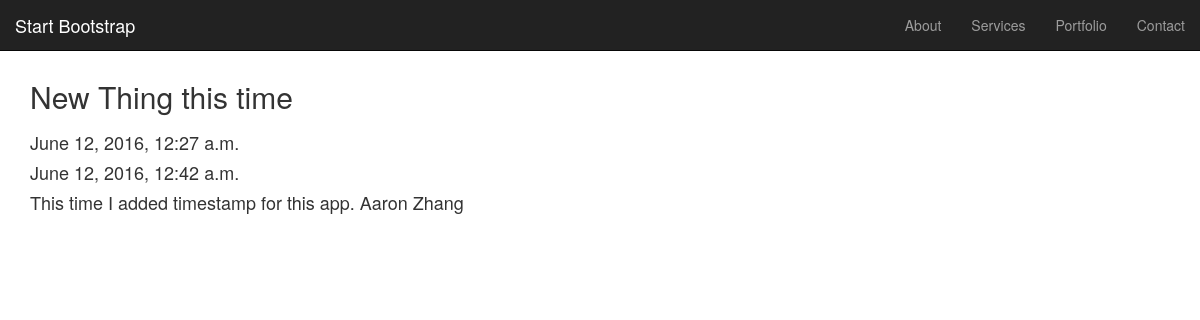
Page /posts/1/ on the earlier database version.
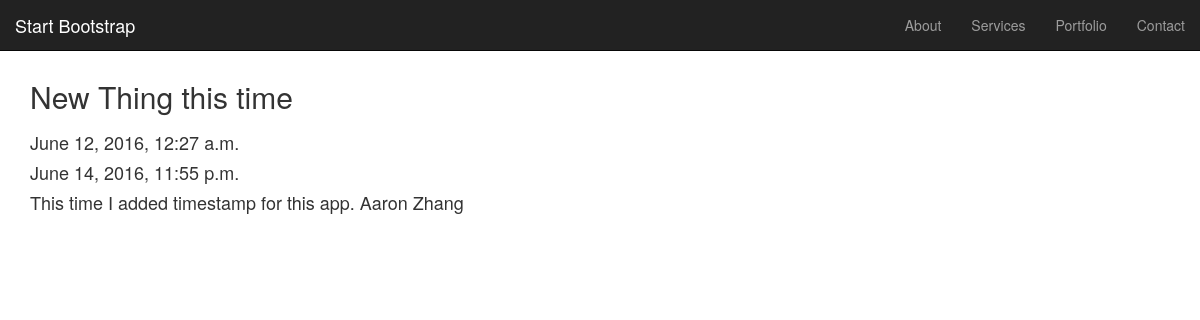
Same page on the later database version.
### posts/models.py (models this page shows, shortened)
class Post(models.Model):
    title = models.CharField(max_length=120)
    content = models.TextField()
    timestamp = models.DateTimeField(auto_now=False, auto_now_add=True)
    updated = models.DateTimeField(auto_now=True, auto_now_add=False)

### posts/views.py (the view)
# urls.py: url(r'^(?P<pk>\d+)/$', views.post_detail, name="detail"),
def post_detail(request, pk=None):
    instance = get_object_or_404(models.Post, id=pk)
    return render(request, "posts/detail.html", {"instance":instance})

### posts/templates/posts/detail.html (shortened to what this page needs)
<!DOCTYPE html>
<html lang="en">
<head>
    <link rel="stylesheet" href="https://maxcdn.bootstrapcdn.com/bootstrap/3.3.6/css/bootstrap.min.css" type="text/css">
</head>
<body id="page-top" class="container">
    <nav id="mainNav" class="navbar navbar-inverse navbar-fixed-top">
        <div class="container-fluid">
            <div class="navbar-header ">
                <a class="navbar-brand page-scroll" href="#page-top">Start Bootstrap</a>
            </div>
            <div class="collapse navbar-collapse" id="bs-example-navbar-collapse-1">
                <ul class="nav navbar-nav navbar-right">
                    <li>
                        <a class="page-scroll" href="#about">About</a>
                    </li>
                    <li>
                        <a class="page-scroll" href="#services">Services</a>
                    </li>
                    <li>
                        <a class="page-scroll" href="#portfolio">Portfolio</a>
                    </li>
                    <li>
                        <a class="page-scroll" href="#contact">Contact</a>
                    </li>
                </ul>
            </div>
        </div>
    </nav>
    <div>
        <div >
            <div >
              <h2>{{instance.title}}<h2>
                <h4>{{instance.timestamp}}</h4>
                <h4>{{instance.updated}}</h4>
                <h4>{{instance.content}}</h4>
              </html>
</body>
</html>

Differences in the rows shown:
changed Post "New Thing this time": updated "June 12, 2016, 12:42 a.m." → "June 14, 2016, 11:55 p.m."
